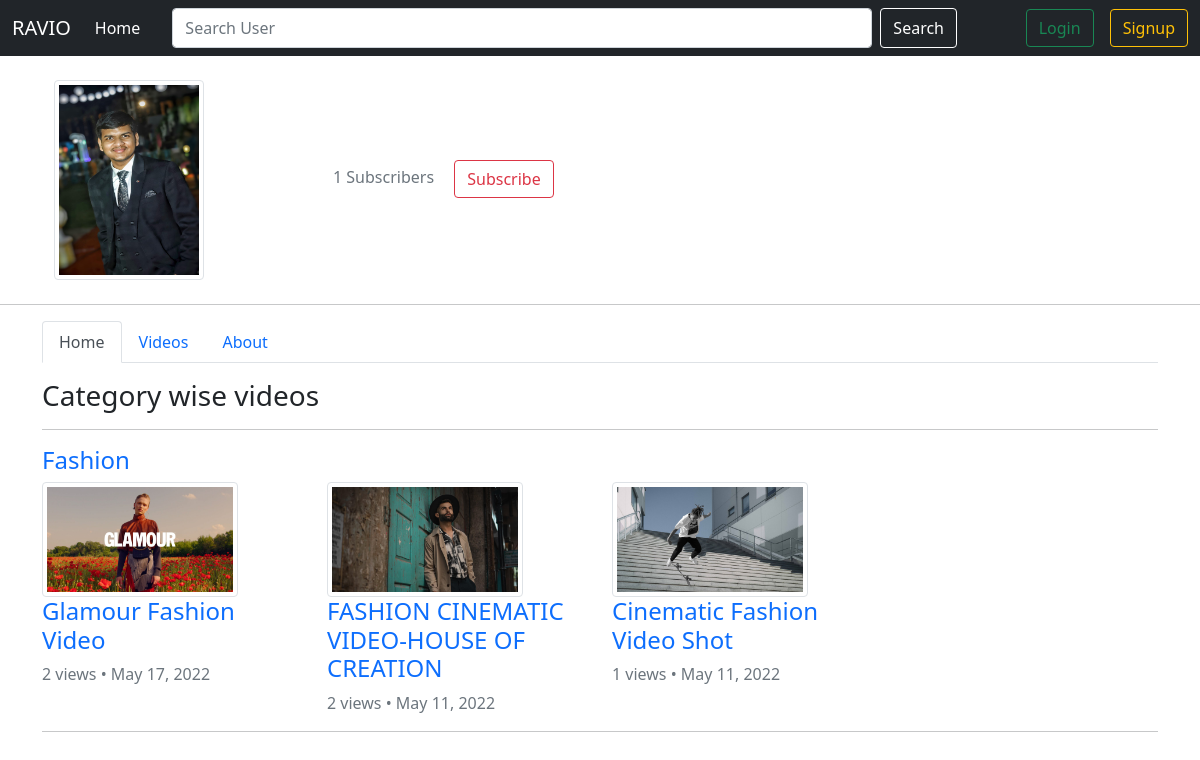
/abhinavmodi/profile/, run on the app's committed database.
### videoapp/models.py (models this page shows, shortened)
class UserData(models.Model):
    user = models.OneToOneField(User, on_delete=models.CASCADE)
    about = models.TextField()
    profile_pic = models.ImageField(upload_to='pic/', default='pic/default.jpg')
    subscribers = models.ManyToManyField(User, related_name='subscribers')

class VideoPost(models.Model):
    user = models.ForeignKey(User, on_delete=models.CASCADE)
    title = models.CharField(max_length=100)
    desc = models.TextField()
    video_file = models.FileField(upload_to='videos/')
    thumbnail = models.ImageField(upload_to='videos/thumbnail/', default='none')
    category = models.CharField(max_length=50, default='none')
    pub_date = models.DateField(auto_now_add=True)
    likes = models.ManyToManyField(User, related_name='likes')
    video_views = models.ManyToManyField(User, related_name='video_views')
    positive_comment = models.IntegerField(default=0)
    negative_comment = models.IntegerField(default=0)

### videoapp/views.py (the view)
# urls.py: path('<str:session_username>/profile/', views.profile, name='profile'),
def profile(request, session_username):
    try:
        session_obj = User.objects.get(username=session_username)
    except ObjectDoesNotExist:
        return render(request, '404.html')
    profile_data = UserData.objects.get_or_create(user=session_obj)[0]
    user_posts = VideoPost.objects.filter(user=session_obj).order_by('-id')
    video_cat_science = VideoPost.objects.filter(user=session_obj, category='Science & Technology').order_by('-id')
    video_cat_blogs = VideoPost.objects.filter(user=session_obj, category='Blogs').order_by('-id')
    video_cat_fashion = VideoPost.objects.filter(user=session_obj, category='Fashion').order_by('-id')
    video_cat_education = VideoPost.objects.filter(user=session_obj, category='Education').order_by('-id')
    video_cat_food = VideoPost.objects.filter(user=session_obj, category='Food').order_by('-id')
    subscribed = False
    if request.user in profile_data.subscribers.all():
        subscribed = True
    else:
        subscribed = False
    params = {'subscribed':subscribed,'session_obj':session_obj,'user_data':profile_data, 'videos': user_posts, 'sci': video_cat_science, 'blogs': video_cat_blogs, 'fashion': video_cat_fashion, 'edu':video_cat_education, 'food': video_cat_food}
    return render(request, 'profile.html', params)

### templates/profile.html (shortened to what this page needs)
{% extends 'base.html' %} {% load static %} {% block body %}
<div class="container my-4">
  <div class="container">
    <div class="row">
      <div class="col-3">
        <img
          src="{% static user_data.profile_pic.url %}"
          class="img-thumbnail"
          style="width: 150px; height: 200px"
        />
      </div>
      <div class="col">
        <span class="text-muted"
          ><span class="text-muted" id="count"
            >{{user_data.subscribers.count}}</span
          >
          Subscribers</span
        >
        {% if session_obj != request.user %} {% if subscribed %}
        <a id="sub_btn" class="btn btn-outline-danger mx-3">Unsubscribe</a>
        {% else %}
        <a id="sub_btn" class="btn btn-outline-danger mx-3">Subscribe</a>
        {% endif %} {% endif %}
      </div>
    </div>
  </div>
</div>
<hr />
<div class="container">
  <ul class="nav nav-tabs" id="myTab" role="tablist">
    <li class="nav-item" role="presentation">
      <a
        class="nav-link active"
        id="home-tab"
        data-bs-toggle="tab"
        href="#home"
        role="tab"
        aria-controls="home"
        aria-selected="true"
        >Home</a
      >
    </li>
    <li class="nav-item" role="presentation">
      <a
        class="nav-link"
        id="profile-tab"
        data-bs-toggle="tab"
        href="#profile"
        role="tab"
        aria-controls="profile"
        aria-selected="false"
        >Videos</a
      >
    </li>
    <li class="nav-item" role="presentation">
      <a
        class="nav-link"
        id="contact-tab"
        data-bs-toggle="tab"
        href="#contact"
        role="tab"
        aria-controls="contact"
        aria-selected="false"
        >About</a
      >
    </li>
  </ul>
  <div class="tab-content" id="myTabContent">
    <div
      class="tab-pane fade show active"
      id="home"
      role="tabpanel"
      aria-labelledby="home-tab"
    >
      <h3 class="my-3">Category wise videos</h3>
      <hr />
       {% if fashion %}
      <div class="row">
        <h4 class="text-primary">Fashion</h4>
        {% for v in fashion %}
        <div class="col-3">
          <a href="{% url 'watch_video' v.id %}" style="text-decoration: none"
            ><img src="{% static v.thumbnail.url %}" class="img-thumbnail w-75"
          /></a>
          <a href="{% url 'watch_video' v.id %}" style="text-decoration: none"
            ><h4>{{v.title}}</h4></a
          >
          <span class="text-muted"
            >{{v.video_views.all.count}} views • {{v.pub_date}}</span
          >
        </div>
        {% endfor %}
      </div>
      <hr />
      {% endif %}
    </div>
  </div>
</div>
{% endblock %}

### data on the page
UserData: profile_pic (picture), subscribers.count "1"
VideoPost: thumbnail (picture), title "Glamour Fashion Video", video_views.all.count "2", pub_date "May 17, 2022"
VideoPost: thumbnail (picture), title "FASHION CINEMATIC VIDEO-HOUSE OF CREATION", video_views.all.count "2", pub_date "May 11, 2022"
VideoPost: thumbnail (picture), title "Cinematic Fashion Video Shot", video_views.all.count "1", pub_date "May 11, 2022"
